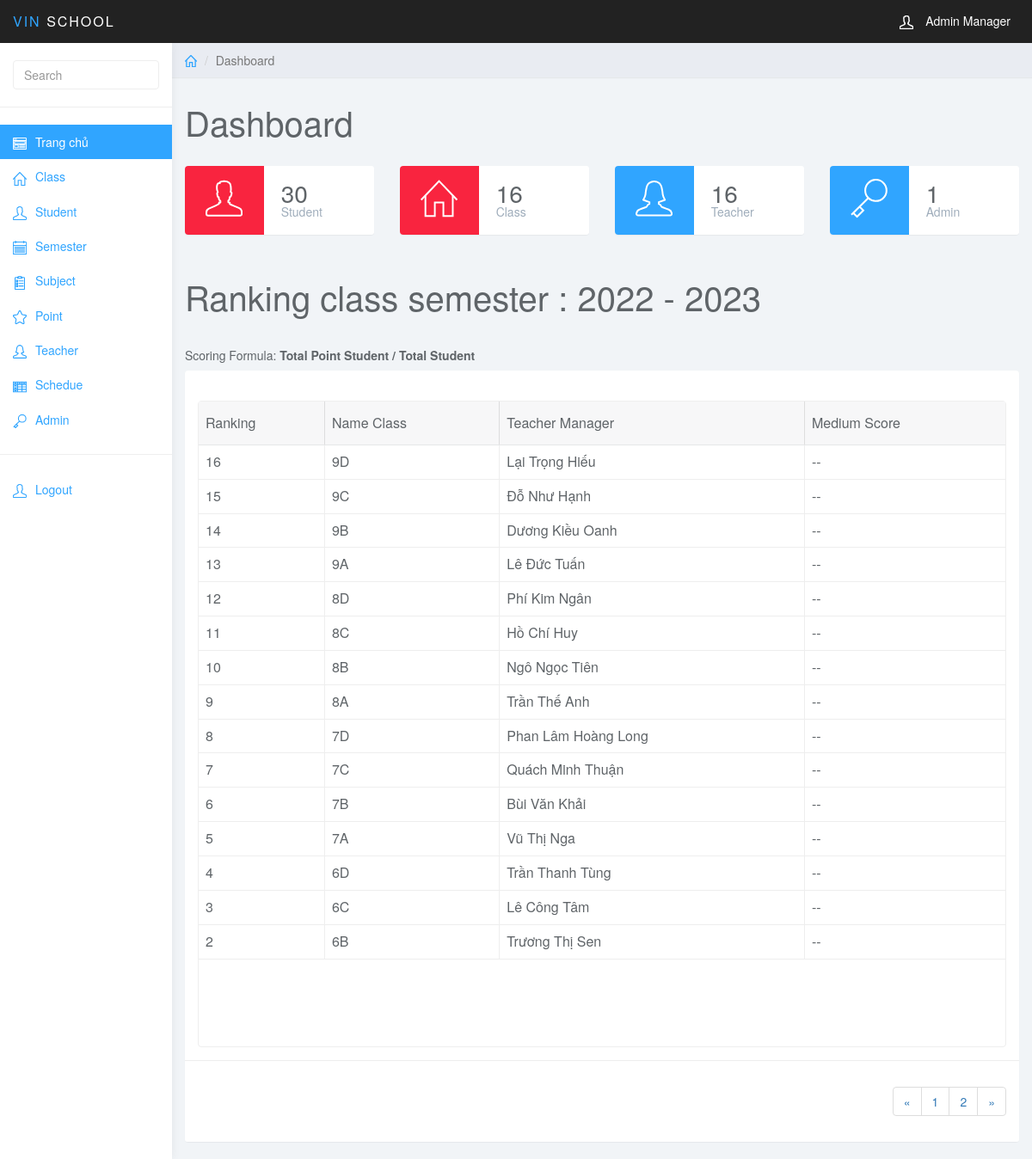
/index.php (signed in), run on the app's committed database.
### tables this page shows
CREATE TABLE `class` (
  `class_id` int(11) NOT NULL,
  `class_name` varchar(255) NOT NULL,
  `teacher_id` int(11) NOT NULL
);

CREATE TABLE `teacher` (
  `teacher_id` int(11) NOT NULL,
  `teacher_name` varchar(255) NOT NULL,
  `teacher_email` varchar(255) NOT NULL,
  `teacher_phone` varchar(255) NOT NULL,
  `class_id` int(11) NOT NULL,
  `teacher_address` varchar(255) NOT NULL,
  `teacher_birth_day` varchar(255) NOT NULL
);

### dashboard.php (the view, shortened to what this page needs)
<?php
$sql = "SELECT * FROM ";
?>
<div class="col-sm-9 col-sm-offset-3 col-lg-10 col-lg-offset-2 main">
    <div class="row">
        <ol class="breadcrumb">
            <li><a href="#"><svg class="glyph stroked home">
                        <use xlink:href="#stroked-home"></use>
                    </svg></a></li>
            <li class="active">Dashboard</li>
        </ol>
    </div>
    <div class="row">
        <div class="col-lg-12">
            <h1 class="page-header">Dashboard</h1>
        </div>
    </div>
    <div class="row">
        <div class="col-xs-12 col-md-6 col-lg-3">
            <div class="panel panel-red panel-widget">
                <div class="row no-padding">
                    <div class="col-sm-3 col-lg-5 widget-left">
                        <svg class="glyph stroked male-user">
                            <use xlink:href="#stroked-male-user"></use>
                        </svg>
                    </div>
                    <div class="col-sm-9 col-lg-7 widget-right">
                        <div class="large"><?php echo mysqli_num_rows(mysqli_query($conn, $sql . "student")); ?></div>
                        <div class="text-muted">Student</div>
                    </div>
                </div>
            </div>
        </div>
        <div class="col-xs-12 col-md-6 col-lg-3">
            <div class="panel panel-red panel-widget">
                <div class="row no-padding">
                    <div class="col-sm-3 col-lg-5 widget-left">
                        <svg class="glyph stroked home">
                            <use xlink:href="#stroked-home" />
                        </svg>
                    </div>
                    <div class="col-sm-9 col-lg-7 widget-right">
                        <div class="large"><?php echo mysqli_num_rows(mysqli_query($conn, $sql . "class")); ?></div>
                        <div class="text-muted">Class</div>
                    </div>
                </div>
            </div>
        </div>
        <div class="col-xs-12 col-md-6 col-lg-3">
            <div class="panel panel-blue panel-widget">
                <div class="row no-padding">
                    <div class="col-sm-3 col-lg-5 widget-left">
                        <svg class="glyph stroked female-user">
                            <use xlink:href="#stroked-female-user"></use>
                        </svg>
                    </div>
                    <div class="col-sm-9 col-lg-7 widget-right">
                        <div class="large"><?php echo mysqli_num_rows(mysqli_query($conn, $sql . "teacher")); ?></div>
                        <div class="text-muted">Teacher</div>
                    </div>
                </div>
            </div>
        </div>
        <div class="col-xs-12 col-md-6 col-lg-3">
            <div class="panel panel-blue panel-widget">
                <div class="row no-padding">
                    <div class="col-sm-3 col-lg-5 widget-left">
                        <svg class="glyph stroked key">
                            <use xlink:href="#stroked-key"></use>
                        </svg>
                    </div>
                    <div class="col-sm-9 col-lg-7 widget-right">
                        <div class="large"><?php echo mysqli_num_rows(mysqli_query($conn, $sql . "user")); ?></div>
                        <div class="text-muted">Admin</div>
                    </div>
                </div>
            </div>
        </div>
    </div>
    <div class="row">
        <div class="col-lg-12">
            <h1 class="page-header">Ranking class semester : 2022 - 2023</h1>
        </div>
    </div>
    <div class="row">
        <div class="col-lg-12">
            <h5 class="mb-20">Scoring Formula: <b>Total Point Student / Total Student</b></h5>
        </div>
    </div>
    <div class="row">
        <div class="col-lg-12">
            <div class="panel panel-default">
                <div class="panel-body">
                    <table data-toolbar="#toolbar" data-toggle="table">
                        <thead>
                            <tr>
                                <th>Ranking</th>
                                <th>Name Class</th>
                                <th>Teacher Manager</th>
                                <th>Medium Score</th>
                            </tr>
                        </thead>
                        <tbody>
                            <?php
                            if (isset($_GET["page"])) {
                                $page = $_GET["page"];
                            } else {
                                $page = 1;
                            }
                            $rows_per_page = 15;
                            $per_rows = $page * $rows_per_page - $rows_per_page;
                            $total_rows = mysqli_num_rows(mysqli_query($conn, "SELECT * FROM class"));
                            $total_pages = ceil($total_rows / $rows_per_page);
                            $list_pages = '';
                            $page_prev = $page - 1;
                            if ($page_prev < 1) {
                                $page_prev = 1;
                            }
                            $list_pages .= '<li class="page-item"><a class="page-link" href="index.php?page_layout=class&page=' . $page_prev . '">&laquo;</a></li>';
                            for ($i = 1; $i <= $total_pages; $i++) {
                                $list_pages .= '<li class="page-item"><a class="page-link" href="index.php?page_layout=class&page=' . $i . '">' . $i . '</a></li>';
                            }
                            $page_next = $page + 1;
                            $list_pages .= '<li class="page-item"><a class="page-link" href="index.php?page_layout=class&page=' . $page_next . '">&raquo;</a></li>';
                            $sql = "SELECT * FROM class
                                    INNER JOIN teacher ON class.teacher_id = teacher.teacher_id
                                    ORDER BY class.class_id DESC
                                    LIMIT $per_rows, $rows_per_page";
                            $query = mysqli_query($conn, $sql);
                            while ($row = mysqli_fetch_array($query)) {
                            ?>
                                <tr>
                                    <td style=""><?php echo $row['class_id'] ?></td>
                                    <td style=""><?php echo $row['class_name'] ?></td>
                                    <td style=""><?php echo $row['teacher_name'] ?></td>
                                    <td style=""> -- </td>
                                </tr>
                            <?php
                            }
                            ?>
                        </tbody>
                    </table>
                </div>
                <div class="panel-footer text-right">
                    <nav aria-label="Page navigation example">
                        <ul class="pagination">
                            <?php echo $list_pages; ?>
                        </ul>
                    </nav>
                </div>
            </div>
        </div>
    </div>
</div>

### css/styles.css (style rules this page uses)
body { background: #f1f4f7; padding-top: 50px; color: #5f6468; }
a, a:hover, a:focus { color: #30a5ff; }
h1, h2, h3, h4, h5, h6 { color: #5f6468; }
h1 { font-weight: 300; font-size: 40px; }
.large { font-size: 2em; }
.text-muted { color: #9fadbb; }
.no-padding { padding: 0; margin: 0; }
.panel { border: 0; }
.panel-footer { background: #fff; border-top: 1px solid #eee; }
.panel-widget { padding: 0; position: relative; }
.panel-blue { background: #30a5ff; color: #fff; }
.panel-red { background: #f9243f; color: #fff; }
.panel-blue .text-muted, .panel-teal .text-muted, .panel-orange .text-muted, .panel-red .text-muted { color: rgba(255, 255, 255, .5); }
.widget-left { height: 80px; padding-top: 15px; text-align: center; border-top-left-radius: 4px; border-bottom-left-radius: 4px; }
.widget-right { text-align: left; line-height: 1.6em; margin: 0px; padding: 20px; height: 80px; color: #999; font-weight: 300; background: #fff; border-top-right-radius: 4px; border-bottom-right-radius: 4px; }
.widget-right .text-muted { color: #9fadbb; }
.widget-right .large { color: #5f6468; }
.panel-blue .widget-left { background: #30a5ff; color: #fff; }
.panel-red .widget-left { background: #f9243f; color: #fff; }
.panel-widget { background: #fff; }
.breadcrumb { border-radius: 0; padding: 10px 15px; background: #e9ecf2; box-shadow: 0 1px 1px rgba(0, 0, 0, .05); margin: 0 ; }
h1.page-header { margin-top: 30px; border-bottom: 0; }
.table { background: #fff; }
.breadcrumb .glyph { height: 14px; width: 14px; margin: -2px 0 0 0; stroke-width: 4px; }
.panel-widget .glyph { stroke-width: 2px; }

### admin.php (style rules this page uses)
table { counter-reset: tableCount; }

### data on the page
class: teacher.class_id "16", class_name "9D", teacher.teacher_name "Lại Trọng Hiếu"
class: teacher.class_id "15", class_name "9C", teacher.teacher_name "Đỗ Như Hạnh"
class: teacher.class_id "14", class_name "9B", teacher.teacher_name "Dương Kiều Oanh"
class: teacher.class_id "13", class_name "9A", teacher.teacher_name "Lê Đức Tuấn"
class: teacher.class_id "12", class_name "8D", teacher.teacher_name "Phí Kim Ngân"
class: teacher.class_id "11", class_name "8C", teacher.teacher_name "Hồ Chí Huy"
class: teacher.class_id "10", class_name "8B", teacher.teacher_name "Ngô Ngọc Tiên"
class: teacher.class_id "9", class_name "8A", teacher.teacher_name "Trần Thế Anh"
class: teacher.class_id "8", class_name "7D", teacher.teacher_name "Phan Lâm Hoàng Long"
class: teacher.class_id "7", class_name "7C", teacher.teacher_name "Quách Minh Thuận"
class: teacher.class_id "6", class_name "7B", teacher.teacher_name "Bùi Văn Khải"
class: teacher.class_id "5", class_name "7A", teacher.teacher_name "Vũ Thị Nga"
class: teacher.class_id "4", class_name "6D", teacher.teacher_name "Trần Thanh Tùng"
class: teacher.class_id "3", class_name "6C", teacher.teacher_name "Lê Công Tâm"
class: teacher.class_id "2", class_name "6B", teacher.teacher_name "Trương Thị Sen"

### other printed values
mysqli_num_rows(mysqli_query($conn, $sql . "student")) "30"
mysqli_num_rows(mysqli_query($conn, $sql . "class")) "16"
mysqli_num_rows(mysqli_query($conn, $sql . "teacher")) "16"
mysqli_num_rows(mysqli_query($conn, $sql . "user")) "1"
